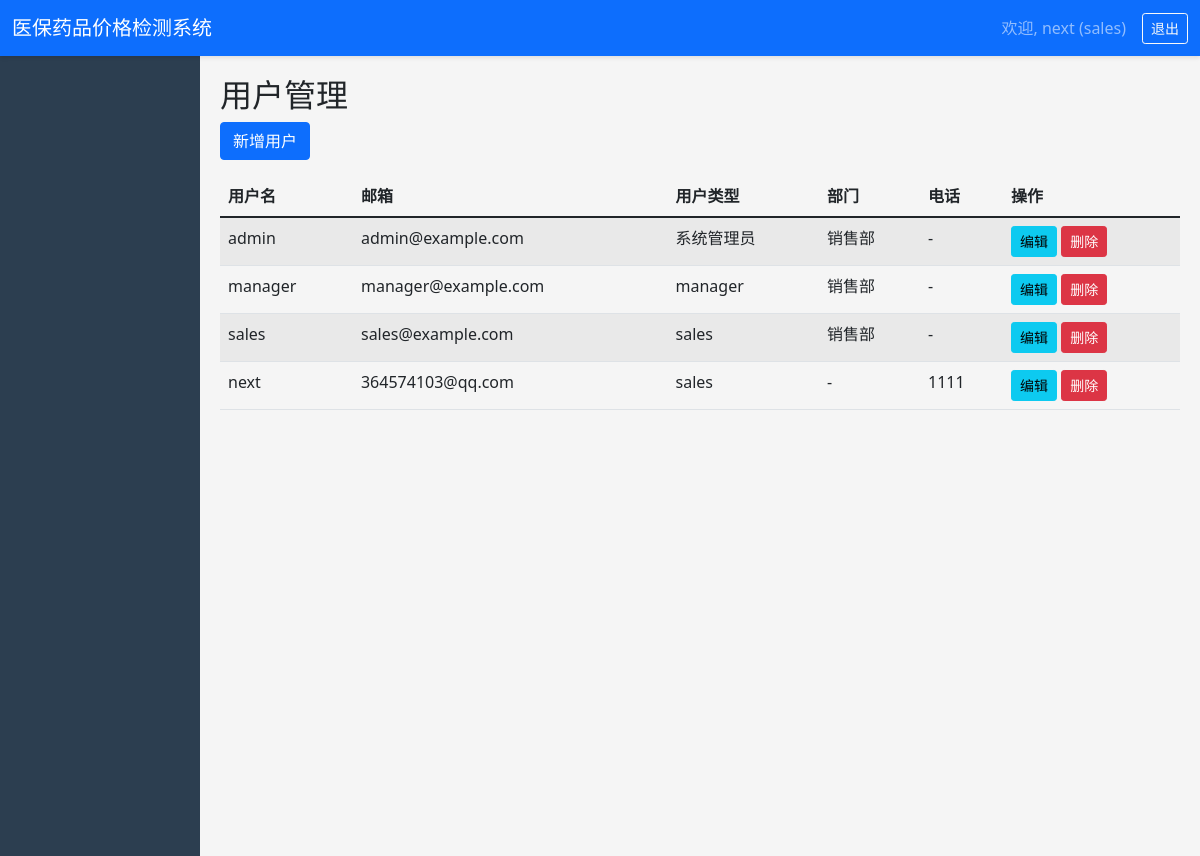
The app's page /system/users/ (signed in), older data.
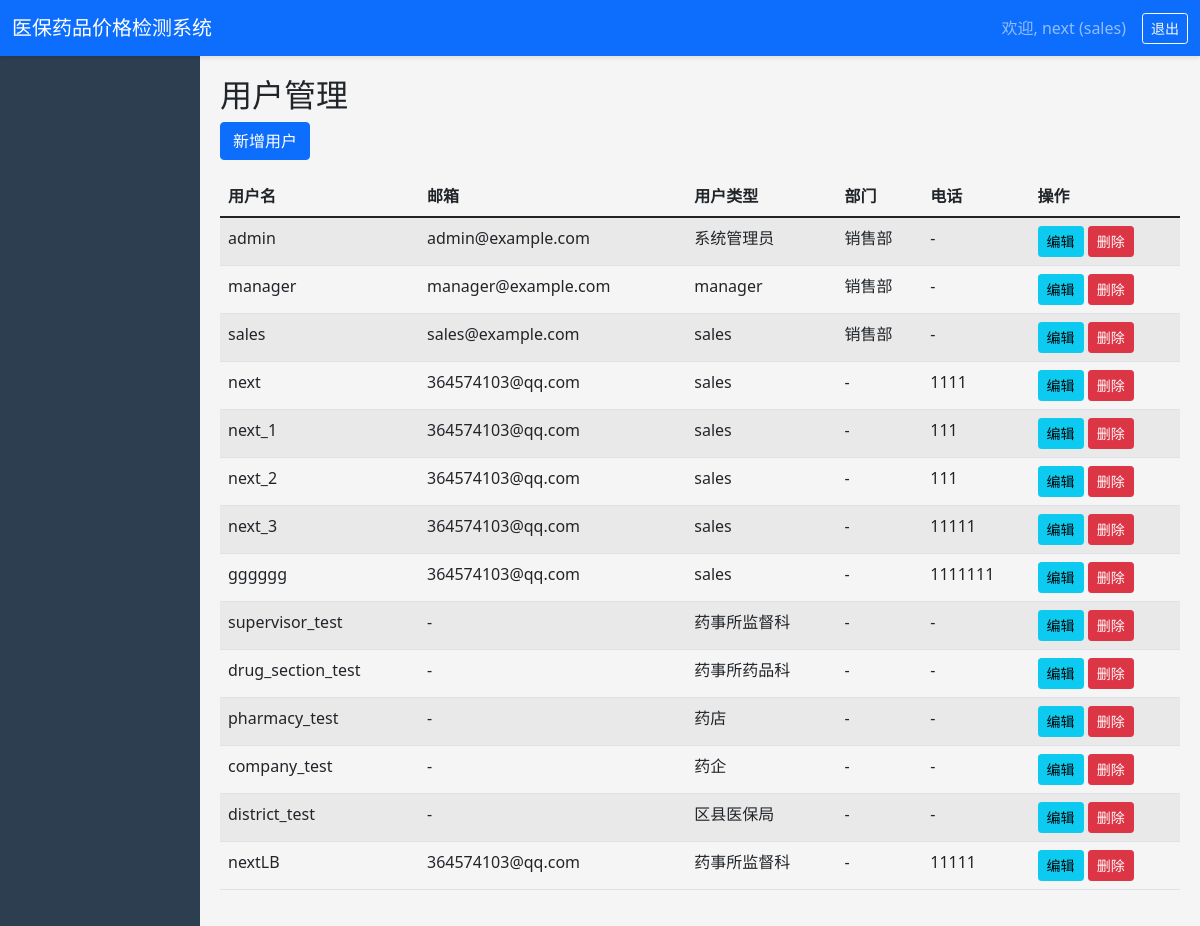
The same page, newer data.
### core/models.py (models this page shows, shortened)
class User(AbstractUser):
    USER_TYPE_CHOICES = [
        ('admin', '系统管理员'),
        ('supervisor', '药事所监督科'),
        ('drug_section', '药事所药品科'),
        ('pharmacy', '药店'),
        ('company', '药企'),
        ('district', '区县医保局'),
    ]
    user_type = models.CharField(max_length=20, choices=USER_TYPE_CHOICES, verbose_name='用户类型')
    phone = models.CharField(max_length=20, blank=True, verbose_name='联系电话')
    department = models.ForeignKey('Department', on_delete=models.SET_NULL, null=True, blank=True, related_name='users')
    organization = models.CharField(max_length=200, blank=True, verbose_name='所属机构')
    medical_insurance_code = models.CharField(max_length=50, blank=True, verbose_name='医保编码')
    class Meta:
        verbose_name = '用户'
        verbose_name_plural = '用户'

class Department(models.Model):
    name = models.CharField(max_length=100, verbose_name='部门名称')
    code = models.CharField(max_length=50, unique=True, verbose_name='部门编码')
    parent = models.ForeignKey('self', on_delete=models.CASCADE, null=True, blank=True, related_name='children')
    manager = models.ForeignKey(User, on_delete=models.SET_NULL, null=True, blank=True, related_name='managed_depts')
    created_at = models.DateTimeField(auto_now_add=True)
    class Meta:
        verbose_name = '部门'
        verbose_name_plural = '部门'

### core/views.py (the view)
# urls.py: path('system/users/', v.user_list, name='user_list'),
@login_required
def user_list(request):
    users = User.objects.all().select_related('department')
    return render(request, 'core/system/user_list.html', {'page_obj': users})

### templates/core/system/user_list.html (shortened to what this page needs)
{% extends 'core/base.html' %}
{% block content %}
<h2>用户管理</h2>
<a href="{% url 'user_create' %}" class="btn btn-primary mb-3">新增用户</a>
<table class="table table-striped">
    <thead>
        <tr>
            <th>用户名</th>
            <th>邮箱</th>
            <th>用户类型</th>
            <th>部门</th>
            <th>电话</th>
            <th>操作</th>
        </tr>
    </thead>
    <tbody>
        {% for user in page_obj %}
        <tr>
            <td>{{ user.username }}</td>
            <td>{{ user.email|default:'-' }}</td>
            <td>{{ user.get_user_type_display }}</td>
            <td>{{ user.department.name|default:'-' }}</td>
            <td>{{ user.phone|default:'-' }}</td>
            <td>
                <a href="#" class="btn btn-sm btn-info">编辑</a>
                <a href="#" class="btn btn-sm btn-danger">删除</a>
            </td>
        </tr>
        {% empty %}
        <tr><td colspan="6" class="text-center">暂无数据</td></tr>
        {% endfor %}
    </tbody>
</table>
{% endblock %}

### templates/core/base.html (shortened to what this page needs)
<!DOCTYPE html>
<html lang="zh-CN">
<head>
    <link href="https://cdn.jsdelivr.net/npm/bootstrap@5.1.3/dist/css/bootstrap.min.css" rel="stylesheet">
</head>
<body>
    {% if user.is_authenticated %}
    <nav class="navbar navbar-expand-lg navbar-dark bg-primary">
        <div class="container-fluid">
            <a class="navbar-brand" href="{% url 'dashboard' %}">医保药品价格检测系统</a>
            <div class="collapse navbar-collapse">
                <span class="navbar-text me-3">
                    欢迎, {{ user.username }} ({{ user.get_user_type_display }})
                </span>
                <a href="{% url 'logout' %}" class="btn btn-sm btn-outline-light">退出</a>
            </div>
        </div>
    </nav>
    <div class="container-fluid">
        <div class="row">
            <div class="col-md-2 sidebar p-0">
            </div>
            <div class="col-md-10 content">
                {% block content %}{% endblock %}
            </div>
        </div>
    </div>
    {% else %}
    {% block login_content %}{% endblock %}
    {% endif %}
</body>
</html>

### templates/core/base.html (style rules this page uses)
body { background-color: #f5f5f5; }
.sidebar { min-height: 100vh; background: #2c3e50; color: white; }
.content { padding: 20px; }
.navbar { box-shadow: 0 2px 4px rgba(0,0,0,0.1); }

Row changes from the older to the newer data that the page shows:
added User: username "next_1", email "364574103@qq.com", user_type "sales", department.name "-", phone "111"
added User: username "next_2", email "364574103@qq.com", user_type "sales", department.name "-", phone "111"
added User: username "next_3", email "364574103@qq.com", user_type "sales", department.name "-", phone "11111"
added User: username "gggggg", email "364574103@qq.com", user_type "sales", department.name "-", phone "1111111"
added User: username "supervisor_test", email "-", user_type "药事所监督科", department.name "-", phone "-"
added User: username "drug_section_test", email "-", user_type "药事所药品科", department.name "-", phone "-"
added User: username "pharmacy_test", email "-", user_type "药店", department.name "-", phone "-"
added User: username "company_test", email "-", user_type "药企", department.name "-", phone "-"
added User: username "district_test", email "-", user_type "区县医保局", department.name "-", phone "-"
added User: username "nextLB", email "364574103@qq.com", user_type "药事所监督科", department.name "-", phone "11111"
